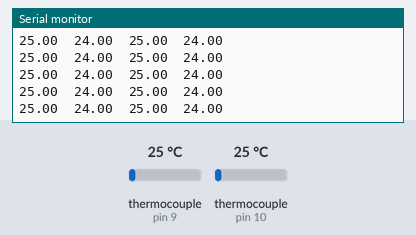
The sketch below on a simulated Arduino Uno, built with avr-gcc and run on an emulated ATmega328P. Shown: the last lines printed to the serial monitor. Wiring (inferred from the names in the program): 2 × MAX31855 thermocouple converter: CS pin 9 / CS pin 10. Inputs (shaded band) come from the test bench; at power-on: thermocouple (sensors on pin 9, pin 10) 25 °C.

Above: at 1.2 s.
1.3 s: thermocouple (sensor on pin 9) set to 6 °C
At 1.33 s:
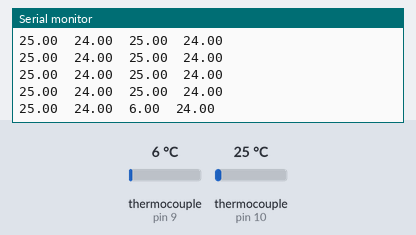
2.8 s: thermocouple (sensor on pin 10) set to 6 °C
At 2.85 s:
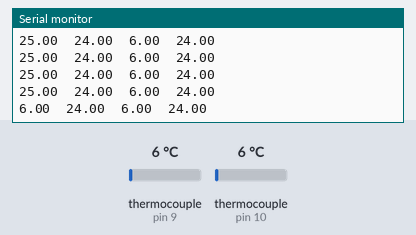
4.3 s: thermocouple (sensor on pin 9) set to 75 °C
At 4.37 s:
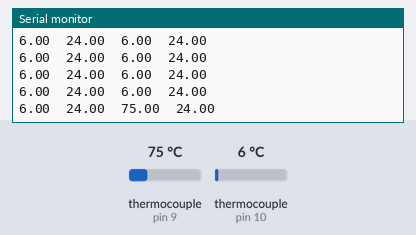
5.8 s: thermocouple (sensor on pin 10) set to 75 °C
At 5.8 s:
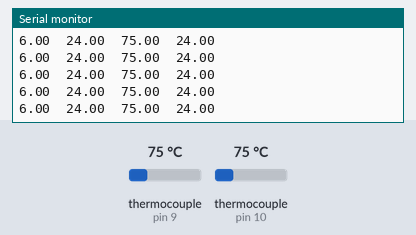
Timing chart, 0 to 8.3 s (numbered marks = the images above; inputs shaded):
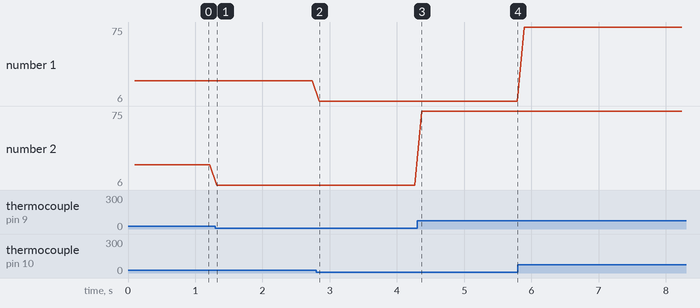

The sketch:

max31855_spi_multiple.ino
```cpp
//
// Robert's Smorgasbord 2021
// http://www.robertssmorgasbord.net/
// https://www.youtube.com/channel/UCGtReyiNPrY4RhyjClLifBA
//

#include <SPI.h>

const byte max31855_num                   = 2;         // number of modules max31855
const int  max31855_cs_pins[max31855_num] = { 10, 9 }; // max31855 chip select pin
const float TEMP_PER_BITE =  0.25;
const float TEMP_PER_BITE_I =  0.0625;

/*const byte max31855_fault_bit_oc  = 0B00000001; // open connection
const byte max31855_fault_bit_scg = 0B00000010; // short circuit to GND
const byte max31855_fault_bit_scv = 0B00000100; // short circuit to VCC
const byte max31855_fault_bit_any = 0B00001000; // any of the above
 */
SPISettings max31855_spi(16000000,   // 16Mhz SPI clock
                         MSBFIRST,
                         SPI_MODE0);

void setup() {
   for (int i = 0; i < max31855_num; i++){
      pinMode(max31855_cs_pins[i], OUTPUT);
      digitalWrite(max31855_cs_pins[i], HIGH);
   }

   SPI.begin();
   Serial.begin(1000000);
}

void loop(){
   float thermocouple_temperature;
   float internal_temperature;
   byte  fault_bits;
   int   i;
   delay(100);

   for (int i = 0; i < max31855_num; i++){
      max31855Read(max31855_cs_pins[i],
                   &thermocouple_temperature,
                   &internal_temperature,
                   &fault_bits               );

      Serial.print(thermocouple_temperature);
      Serial.print("\t");
      Serial.print(internal_temperature);
      Serial.print("\t");
   }

   Serial.println();
}

void max31855Read(int    max31855_cs_pin,
                  float* thermocouple_temperature,
                  float* internal_temperature,
                  byte*  fault_bits) {
   unsigned int data_0;
   unsigned int data_1;

   digitalWrite(max31855_cs_pin, LOW);
   SPI.beginTransaction(max31855_spi);

   data_0 = SPI.transfer16(0);
   data_1 = SPI.transfer16(0);

   SPI.endTransaction();
   digitalWrite(max31855_cs_pin, HIGH);

   *fault_bits               =   data_1 & 0B0000000000000111
                             | ((data_0 & 0B0000000000000001) << 3);

   *internal_temperature     = ((data_1 & 0B0111111111110000) >> 4) * TEMP_PER_BITE_I;
   if (                          data_1 & 0B1000000000000000)
   *internal_temperature     += -128;

   *thermocouple_temperature = ((data_0 & 0B0111111111111100) >> 2) * TEMP_PER_BITE;
   if (                          data_0 & 0B1000000000000000)
   *thermocouple_temperature += -2048;

   if (*fault_bits) *thermocouple_temperature = NAN;
}
```

Measured:
- after the input at 1.3 s, the serial monitor: prints a new line at once (image 1)
- after the input at 2.8 s, the serial monitor: prints a new line after 0.05 s (image 2)
- after the input at 4.3 s, the serial monitor: prints a new line after 0.07 s (image 3)
- plotted number 2: 25 → 6 after the input at 1.3 s, 6 → 75 after the input at 4.3 s
